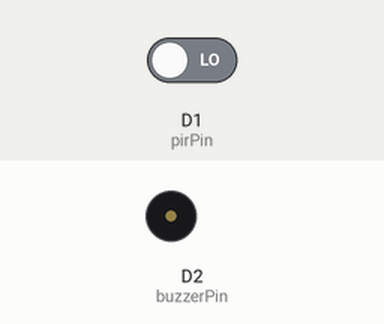
Simulated run of this sketch. Board: ESP8266 (NodeMCU). Shown: buzzer (waves = sounding, pin HIGH). The test bench sets the inputs (shaded band); at power-on: D1 (pirPin) LOW. WiFi joins after 1.5 s; servers stay silent unless stated; what the sketch prints to the serial monitor is not drawn.

Above: at 2.7 s.
2.8 s: D1 (pirPin) driven HIGH
At 3.2 s:
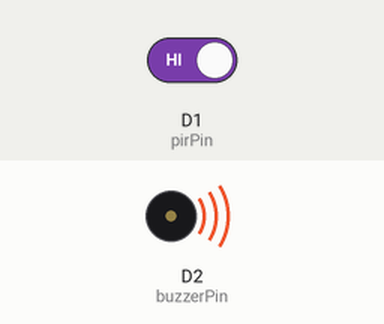
5.8 s: D1 (pirPin) driven LOW
At 6.3 s:
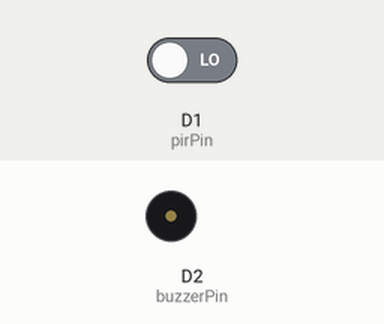
Timing chart, 0 to 8.8 s (numbered marks = the images above; inputs shaded):
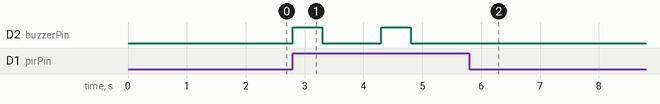

Measured:
- after the input at 2.8 s, D2 (buzzerPin): alternates HIGH for 0.50 s and LOW for 1.0 s, starting at once
- after the input at 5.8 s, D2 (buzzerPin): stops changing and stays LOW

The sketch:

motin_nodemcu.ino
```cpp
// Include the required libraries
#include <ESP8266WiFi.h>

// Define the pin connections
const int pirPin = D1; // PIR sensor output connected to pin D1
const int buzzerPin = D2; // Buzzer connected to pin D2

// Define WiFi credentials
const char* ssid = "mabzone.net";
const char* password = "Cisco@#0912";

// Initialize the WiFi client object
WiFiClient client;

void setup() {
  // Initialize Serial communication for debugging
  Serial.begin(115200);

  // Initialize the PIR sensor pin as input
  pinMode(pirPin, INPUT);

  // Initialize the buzzer pin as output
  pinMode(buzzerPin, OUTPUT);

  // Connect to WiFi network
  WiFi.begin(ssid, password);

  Serial.print("Connecting to ");
  Serial.println(ssid);

  while (WiFi.status() != WL_CONNECTED) {
    delay(500);
    Serial.print(".");
  }

  Serial.println("");
  Serial.println("WiFi connected");
  Serial.println("IP address: ");
  Serial.println(WiFi.localIP());
}

void loop() {
  // Read the PIR sensor value
  int pirValue = digitalRead(pirPin);

  if (pirValue == HIGH) {
    // Motion detected
    Serial.println("Motion Detected!");
    activateBuzzer();
    delay(1000); // Delay to avoid continuous triggering
  }
}

void activateBuzzer() {
  // Activate the buzzer
  digitalWrite(buzzerPin, HIGH);
  delay(500); // Buzz for 0.5 seconds
  digitalWrite(buzzerPin, LOW);
}
```
